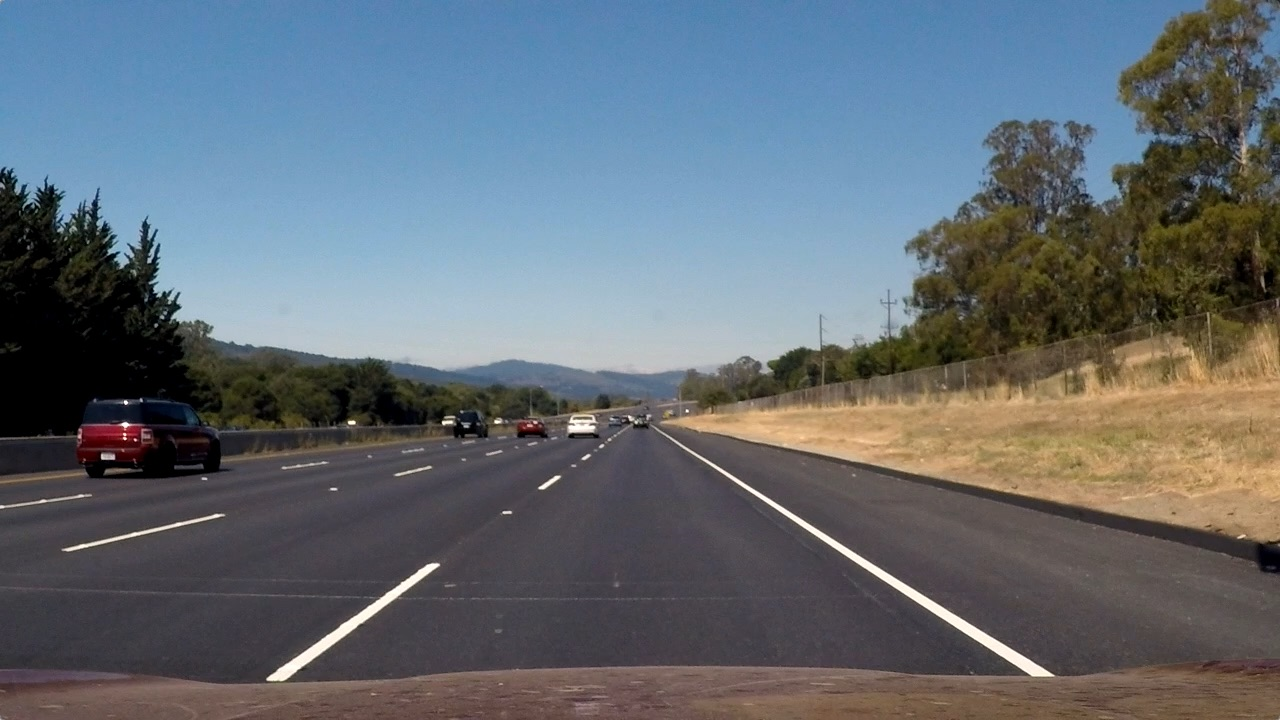
#> input picture test_images/straight_lines2.jpg, 1280 x 720 px
$ jupyter execute --allow-errors AdvancedLaneFinding.ipynb   (shell and % lines are left out)   (older library calls are emulated)
#> lines starting #> are read from the running program, lines starting #| are printed output that depends on the picture; after the words box and inside, x2 and y2 are one past the last pixel; in counts of white or black regions, pixels touching at a corner belong together
[cell 1]
import pickle
import cv2
import numpy as np
import matplotlib.pyplot as plt
import matplotlib.image as mpimg
import glob
import matplotlib.pyplot as plt
import matplotlib.gridspec as gridspec
import os.path
import os

## Helper funcitons

[cell 2]
imagepoints_file = "imagepoints.p"
calibration_file = "calibration.p"

test_image_path_white = "test_images/straight_lines2.jpg"
test_image_path_yellow = "test_images/test4.jpg"
test_image_path = test_image_path_white

def is_camera_calibrated():
    return os.path.isfile(calibration_file)

demo_mode = True
cb_cols = 9
cb_rows = 6

## Calibration

[cell 3]
# [76 lines left out: functions get_points, correct_distortion, not called in this run]

def undistort(img, mtx, dist):
    undist = cv2.undistort(img, mtx, dist, None, mtx)
    return undist

if not is_camera_calibrated():
    print("Calibrating the camera...")
    get_points()
    correct_distortion()
else:
    print("Camera already calibrated, so moving on.")

## Example of undistorted image

[cell 4]
if demo_mode:
    dist_pickle = pickle.load( open( calibration_file, "rb" ) )
#> (reads calibration.p from the repository)
    mtx = dist_pickle["mtx"]
    dist = dist_pickle["dist"]
    img = cv2.imread(test_image_path)
#> img is the input picture: shape (720, 1280, 3); mean B, G, R 115.1, 107.7, 99.4
    img = cv2.cvtColor(img, cv2.COLOR_BGR2RGB)
    dst = undistort(img, mtx, dist)

    f, (ax1, ax2) = plt.subplots(1, 2, figsize=(24, 9))
    f.tight_layout()
    ax1.imshow(img)
    ax1.set_title('Original Image', fontsize=50)
    ax2.imshow(dst)
    ax2.set_title('Undistorted Image', fontsize=50)
    plt.subplots_adjust(left=0., right=1, top=0.9, bottom=0.)

## Unwrapping

[cell 5]
# Read in the saved camera matrix and distortion coefficients
# These are the arrays you calculated using cv2.calibrateCamera()
dist_pickle = pickle.load( open( calibration_file, "rb" ) )
mtx = dist_pickle["mtx"]
dist = dist_pickle["dist"]

# # Read in an image
img = cv2.imread(test_image_path)
img = cv2.cvtColor(img, cv2.COLOR_BGR2RGB)
# nx = 8 # the number of inside corners in x
# ny = 6 # the number of inside corners in y

# MODIFY THIS FUNCTION TO GENERATE OUTPUT
# THAT LOOKS LIKE THE IMAGE ABOVE
def corners_unwarp(img, nx, ny, mtx, dist):
#> called with nx = 9, ny = 6, mtx = array of shape (3, 3), dist = array of shape (1, 5)
    dst = cv2.undistort(img, mtx, dist, None, mtx)
    h,w = img.shape[:2]

    # NEED BETTER POINTS - USE IMAGE WITH STRAIGHT LINES TO DEFINE TRAPEZOID

#     psrc = np.float32([(580,464),
#                       (725,464),
#                       (310,682),
#                       (1100,682)])
#     pdst = np.float32([(450,0),
#                       (w-450,0),
#                       (450,h),
#                       (w-450,h)])

    psrc = np.float32([(575,464),
                  (707,464),
                  (258,682),
                  (1049,682)])
    pdst = np.float32([(450,0),
                  (w-450,0),
                  (450,h),
                  (w-450,h)])

    M = cv2.getPerspectiveTransform(psrc,pdst)
    warped = cv2.warpPerspective(dst, M, (w,h), flags=cv2.INTER_LINEAR)
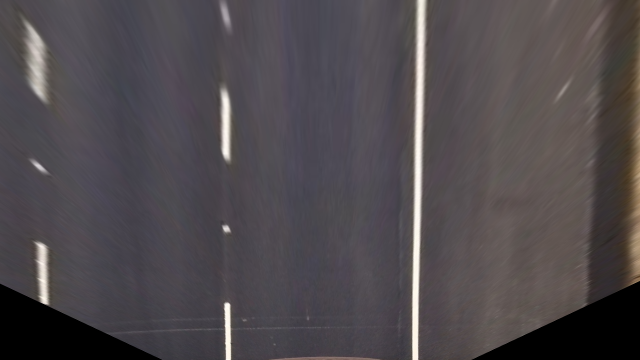
#> warped: shape (720, 1280, 3) (shown at 1/2 size); mean R, G, B 79.4, 74.1, 77.6

    return warped, M


# [4 lines of commented-out code are left out]

top_down, perspective_M = corners_unwarp(img, cb_cols, cb_rows, mtx, dist)
#> perspective_M = [[-0.299, -1.51, 823.7], [-4.34e-16, -2.06, 954], [-2.81e-19, -0.00238, 1]]
f, (ax1, ax2) = plt.subplots(1, 2, figsize=(24, 3))
f.tight_layout()
ax1.imshow(img)
ax1.set_title('Original Image', fontsize=50)
ax2.imshow(top_down)
ax2.set_title('Undistorted and Warped Image', fontsize=50)
plt.subplots_adjust(left=0., right=1, top=0.9, bottom=0.)

## Gradients

[cell 6]
def abs_sobel_thresh(img, orient='x', sobel_kernel=3, thresh=(0, 255)):
    thresh_min = thresh[0]
    thresh_max = thresh[1]

    # Convert to grayscale
    gray = cv2.cvtColor(img, cv2.COLOR_RGB2GRAY)
    # Apply x or y gradient with the OpenCV Sobel() function
    # and take the absolute value
    if orient == 'x':
        abs_sobel = np.absolute(cv2.Sobel(gray, cv2.CV_64F, 1, 0))
    if orient == 'y':
        abs_sobel = np.absolute(cv2.Sobel(gray, cv2.CV_64F, 0, 1))
    # Rescale back to 8 bit integer
    scaled_sobel = np.uint8(255*abs_sobel/np.max(abs_sobel))
    # Create a copy and apply the threshold
    binary_output = np.zeros_like(scaled_sobel)
    # Here I'm using inclusive (>=, <=) thresholds, but exclusive is ok too
    binary_output[(scaled_sobel >= thresh_min) & (scaled_sobel <= thresh_max)] = 1

    # Return the result
    return binary_output

def mag_thresh(image, sobel_kernel=3, mag_thresh=(0, 255)):
    # Convert to grayscale
    gray = cv2.cvtColor(image, cv2.COLOR_RGB2GRAY)
    # Take both Sobel x and y gradients
    sobelx = cv2.Sobel(gray, cv2.CV_64F, 1, 0, ksize=sobel_kernel)
    sobely = cv2.Sobel(gray, cv2.CV_64F, 0, 1, ksize=sobel_kernel)
    # Calculate the gradient magnitude
    gradmag = np.sqrt(sobelx**2 + sobely**2)
    # Rescale to 8 bit
    scale_factor = np.max(gradmag)/255
    gradmag = (gradmag/scale_factor).astype(np.uint8)
    # Create a binary image of ones where threshold is met, zeros otherwise
    binary_output = np.zeros_like(gradmag)
    binary_output[(gradmag >= mag_thresh[0]) & (gradmag <= mag_thresh[1])] = 1

    # Return the binary image
    return binary_output


def dir_threshold(image, sobel_kernel=3, thresh=(0, np.pi/2)):
    # Grayscale
    gray = cv2.cvtColor(image, cv2.COLOR_RGB2GRAY)
    # Calculate the x and y gradients
    sobelx = cv2.Sobel(gray, cv2.CV_64F, 1, 0, ksize=sobel_kernel)
    sobely = cv2.Sobel(gray, cv2.CV_64F, 0, 1, ksize=sobel_kernel)
    # Take the absolute value of the gradient direction,
    # apply a threshold, and create a binary image result
    absgraddir = np.arctan2(np.absolute(sobely), np.absolute(sobelx))
    binary_output =  np.zeros_like(absgraddir)
    binary_output[(absgraddir >= thresh[0]) & (absgraddir <= thresh[1])] = 1

    # Return the binary image
    return binary_output

def hls_select(img, thresh=(220, 255)):
# [7 lines of commented-out code are left out]
    hls = cv2.cvtColor(img, cv2.COLOR_RGB2HLS)
#> hls: shape (720, 1280, 3); mean of channels 0, 1, 2 97.4, 77.3, 15.7
    hls_l = hls[:,:,1]
    hls_l = hls_l*(255/np.max(hls_l))
    # 2) Apply a threshold to the L channel
    binary_output = np.zeros_like(hls_l)
    binary_output[(hls_l > thresh[0]) & (hls_l <= thresh[1])] = 1
    # 3) Return a binary image of threshold result
    return binary_output

def lab_bthresh(img, thresh=(190,255)):
    # 1) Convert to LAB color space
    lab = cv2.cvtColor(img, cv2.COLOR_RGB2Lab)
    lab_b = lab[:,:,2]
    # don't normalize if there are no yellows in the image
    if np.max(lab_b) > 175:
        lab_b = lab_b*(255/np.max(lab_b))
    # 2) Apply a threshold to the L channel
    binary_output = np.zeros_like(lab_b)
    binary_output[((lab_b > thresh[0]) & (lab_b <= thresh[1]))] = 1
    # 3) Return a binary image of threshold result
    return binary_output

if demo_mode:
    # img_LThresh = hls_lthresh(img_unwarp)

    # # Lab B-channel Threshold (using default parameters)
    # img_BThresh = lab_bthresh(img_unwarp)

    # # Combine HLS and Lab B channel thresholds
    # combined = np.zeros_like(img_BThresh)
    # combined[(img_LThresh == 1) | (img_BThresh == 1)] = 1

    top_down_hls = hls_select(top_down)
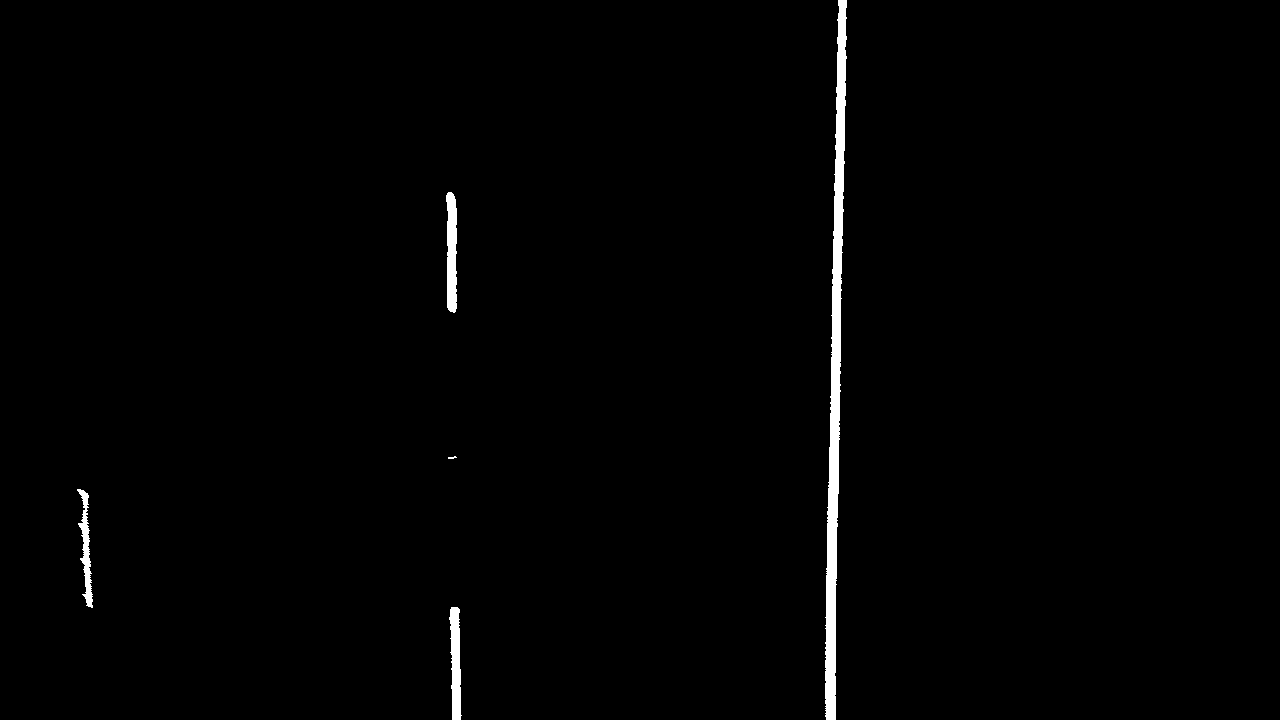
#> top_down_hls: shape (720, 1280) float64; values 0 (black) and 1 (white), 1.1% white; 5 white regions (1 under 20 px), largest, box (x1, y1, x2, y2) and area: (825, 0, 847, 720) 6885, (446, 192, 457, 313) 1114, (449, 607, 462, 720) 1020, (77, 489, 93, 608) 754
    top_down_lab = lab_bthresh(top_down)
#> top_down_lab: shape (720, 1280); every value is 0
    lab_hls = np.zeros_like(top_down_lab)
    lab_hls[(top_down_hls == 1) | (top_down_lab == 1)] = 1

    top_down_gs = top_down #cv2.cvtColor(top_down,cv2.COLOR_BGR2RGB)

    # Choose a Sobel kernel size
    ksize = 3 # Choose a larger odd number to smooth gradient measurements

    # Apply each of the thresholding functions
    gradx = abs_sobel_thresh(top_down_gs, orient='x', sobel_kernel=ksize, thresh=(20, 100))
#> gradx: shape (720, 1280); values 0 (black) and 1 (white), 2.3% white; 150 white regions (105 under 20 px), largest, box (x1, y1, x2, y2) and area: (834, 0, 857, 669) 4992, (822, 0, 840, 676) 4655, (1, 483, 325, 720) 2182
    grady = abs_sobel_thresh(top_down_gs, orient='y', sobel_kernel=ksize, thresh=(5, 255))
#> grady: shape (720, 1280); values 0 (black) and 1 (white), 3.9% white; 2605 white regions (2401 under 20 px), largest, box (x1, y1, x2, y2) and area: (0, 566, 466, 719) 3600, (53, 473, 112, 580) 2166, (942, 536, 1280, 719) 1733
    mag_binary = mag_thresh(top_down_gs, sobel_kernel=ksize, mag_thresh=(30, 100))
#> in mag_thresh, `sobely = cv2.Sobel(gray, cv2.CV_64F, 0, 1, ksize=sobel_kernel)`:
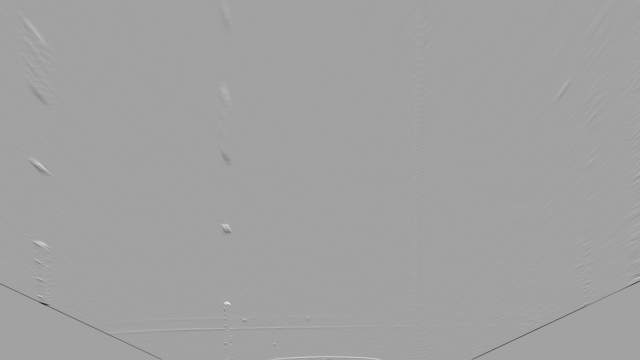
#> sobely: shape (720, 1280) float64 (shown at 1/2 size); min -750, max 429, mean -0.5; drawn with min black and max white
#> in mag_thresh, `scale_factor = np.max(gradmag)/255`: scale_factor = 3.2
#> mag_binary: shape (720, 1280); values 0 (black) and 1 (white), 1.6% white; 129 white regions (97 under 20 px), largest, box (x1, y1, x2, y2) and area: (835, 0, 856, 667) 3856, (822, 0, 839, 661) 3666, (0, 482, 325, 720) 2587
    dir_binary = dir_threshold(top_down, sobel_kernel=ksize, thresh=(0, 0.1))
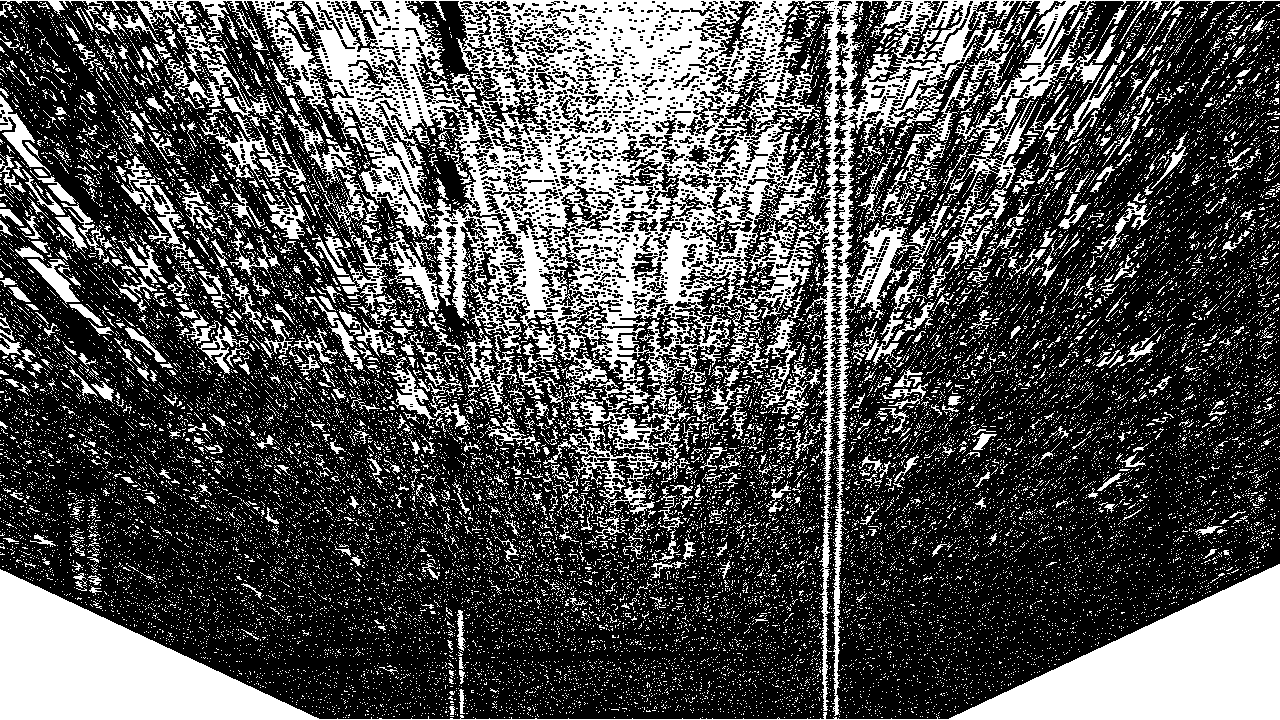
#> dir_binary: shape (720, 1280) float64; values 0 (black) and 1 (white), 32.1% white; 23263 white regions (22466 under 20 px), largest, box (x1, y1, x2, y2) and area: (0, 0, 1280, 716) 123045, (0, 564, 1280, 720) 51174, (569, 427, 678, 516) 1981
    # dir_min_thresh=(0,np.pi/2,0.01),
    #                  dir_max_thresh=(0,np.pi/2,0.01))

    combined_sobel_dirmag = np.zeros_like(dir_binary)
    combined_sobel_dirmag[((gradx == 1) & (grady == 1)) | ((mag_binary == 1) & (dir_binary == 1))] = 1

    combined_hls_sobelx = np.zeros_like(dir_binary)
    combined_hls_sobelx[((gradx == 1) & (top_down_hls == 1))] = 1

    combined = np.zeros_like(dir_binary)
    combined[((combined_hls_sobelx == 1) & (combined_sobel_dirmag == 1))] = 1

    f, axes = plt.subplots(5, 3, figsize=(24, 9))
    f.tight_layout()

    axes[0,0].imshow(gradx, cmap='gray')
    axes[0,0].set_title('Sobel X', fontsize=50)

    axes[0,1].imshow(grady, cmap='gray')
    axes[0,1].set_title('Sobel Y', fontsize=50)

    axes[0,2].imshow(mag_binary, cmap='gray')
    axes[0,2].set_title('Magnitude', fontsize=50)

    axes[1,0].imshow(dir_binary, cmap='gray')
    axes[1,0].set_title('Direction', fontsize=50)

    axes[1,1].imshow(combined, cmap='gray')
    axes[1,1].set_title('Combined Image', fontsize=50)

    axes[1,2].imshow(top_down_hls, cmap='gray')
    axes[1,2].set_title('HLS-S', fontsize=50)

    axes[2,0].imshow(combined_sobel_dirmag, cmap='gray')
    axes[2,0].set_title('Combine - Sobel/Mag/Dir', fontsize=50)

    axes[2,1].imshow(top_down_hls, cmap='gray')
    axes[2,1].set_title('Combbine HLS-S/Sobel X', fontsize=50)

    axes[2,2].imshow(combined, cmap='gray')
    axes[2,2].set_title('Result', fontsize=50)

    axes[3,0].imshow(top_down_hls, cmap='gray')
    axes[3,0].set_title('HLS', fontsize=50)

    axes[3,1].imshow(top_down_lab, cmap='gray')
    axes[3,1].set_title('LAB', fontsize=50)

    axes[3,2].imshow(lab_hls, cmap='gray')
    axes[3,2].set_title('LAB/HLS', fontsize=50)

    axes[4,1].imshow(top_down)
    axes[4,1].set_title('Original', fontsize=50)

    plt.subplots_adjust(left=0., right=1, top=1.3, bottom=0.)
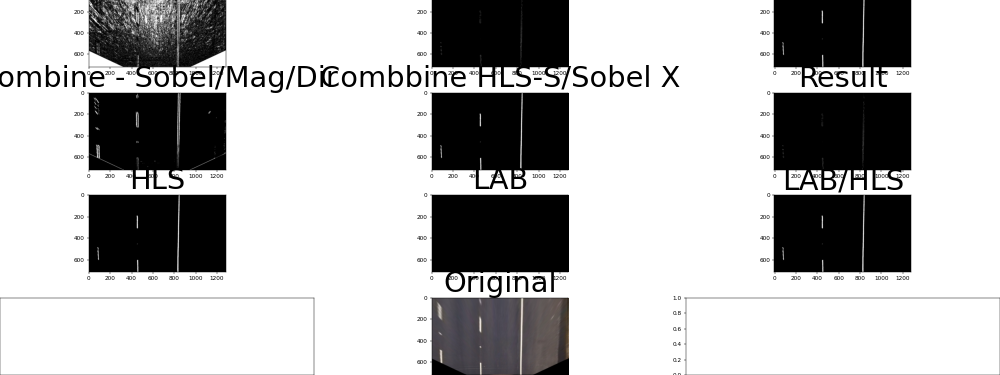
#> figure drawn by matplotlib, 13 panels

## Combine gradient and color transformation

[cell 7]
def apply_gradient_and_color(img):
    top_down_hls = hls_select(img)
    top_down_lab = lab_bthresh(img)
    lab_hls = np.zeros_like(top_down_lab)
    lab_hls[(top_down_hls == 1) | (top_down_lab == 1)] = 1
    return lab_hls

def pipeline(img):
    unwarped, perspective_M = corners_unwarp(img, cb_cols, cb_rows, mtx, dist)
    binary = apply_gradient_and_color(unwarped)
    return binary

def pipeline_f(fname):
    img = cv2.imread(fname)
    gray = cv2.cvtColor(img,cv2.COLOR_BGR2RGB)
    binary = pipeline(gray)
    return binary

if demo_mode:
    fig, cells = plt.subplots(8, 2, figsize=(30, 30))
    plt.tight_layout()
    cells = cells.ravel()
    images = glob.glob('test_images/*.jpg')

    for cnt, fname in enumerate(images):
        img = cv2.imread(fname)
        gray = cv2.cvtColor(img,cv2.COLOR_BGR2RGB)
        binary = pipeline(gray)
        cells[cnt * 2].imshow(gray, cmap='gray')
        cells[cnt * 2 + 1].imshow(binary, cmap='gray')

    fig.tight_layout()

## Lane line identification

### Histogram test

[cell 8]
img = pipeline_f("test_images/straight_lines2.jpg")
imgplot = plt.imshow(img, cmap="gray")
plt.show()

histogram = np.sum(img[img.shape[0]//2:,:], axis=0)
#> histogram = 1280 values, max 360 at index 831, min 0 at index 0, mean 4.24
plt.plot(histogram)
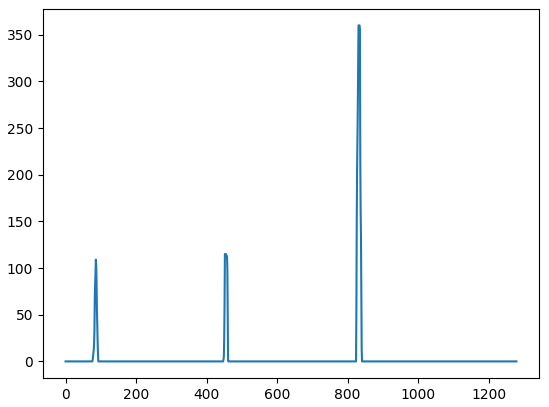
#> figure drawn by matplotlib, 1 panel; curve peaks at x = 831, y = 360
